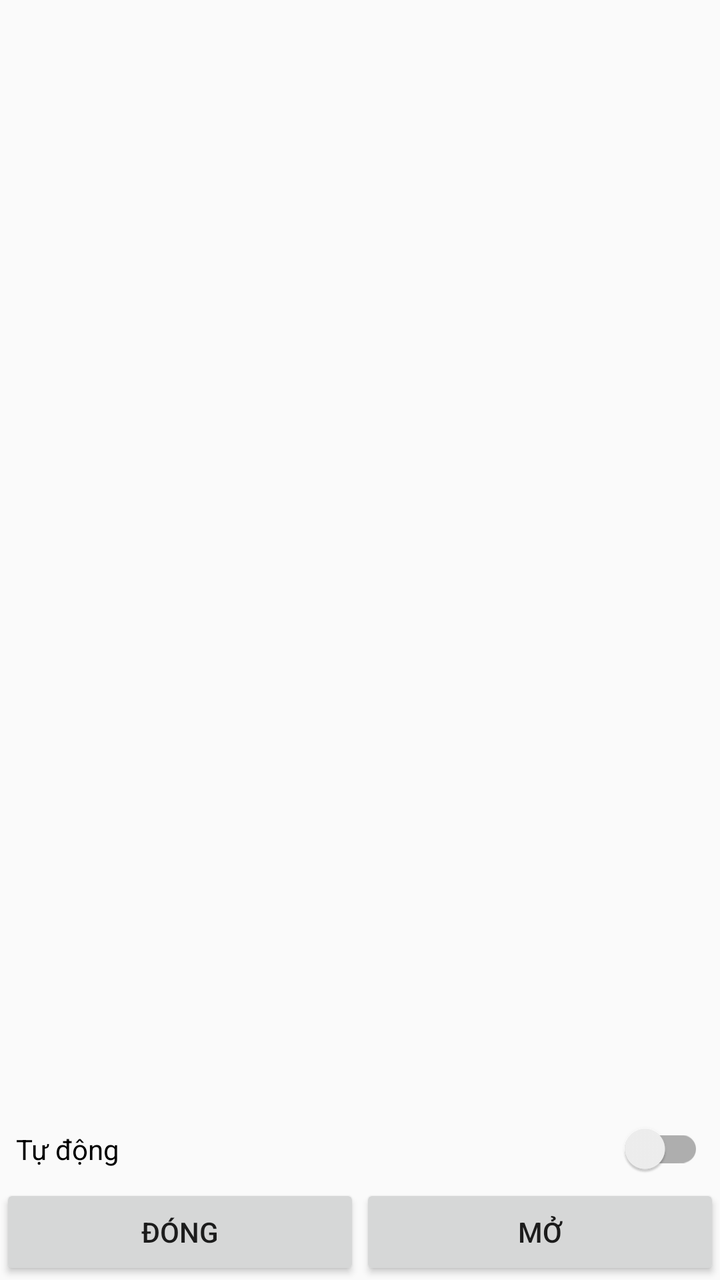
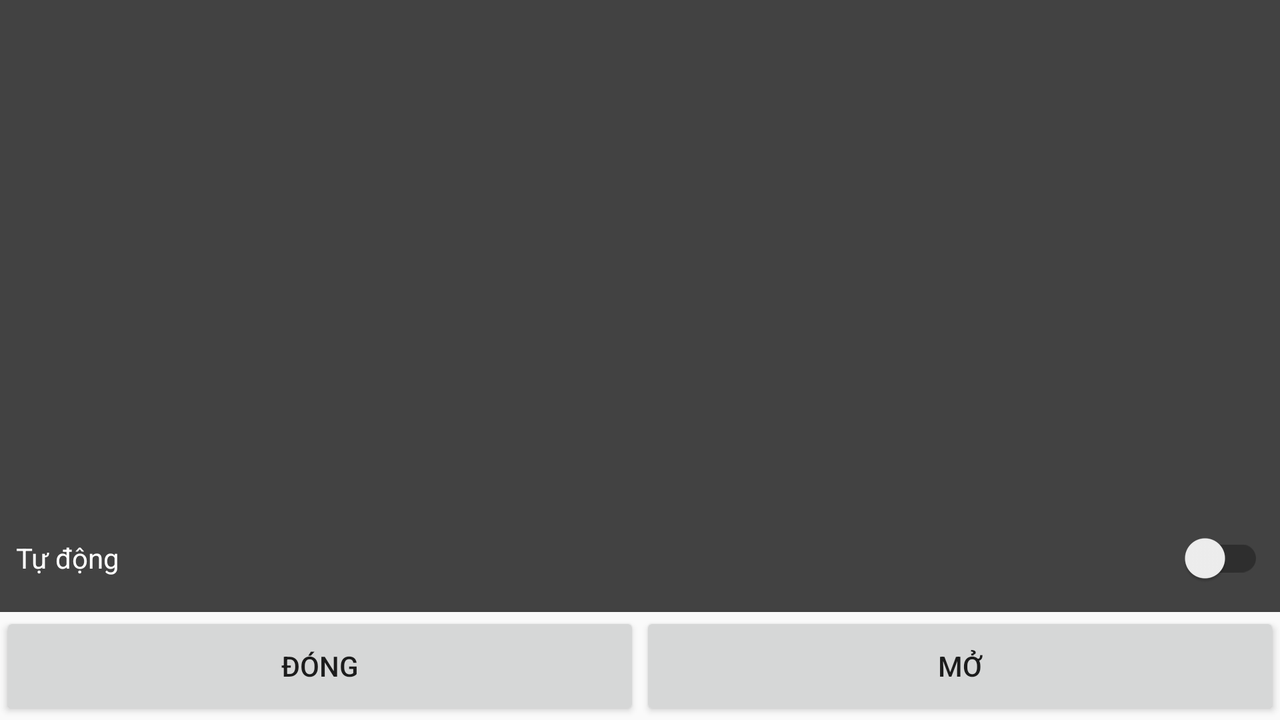

One screen, two layout resources from the same app: the default and the repository's alternative for another configuration. Each is rendered where Android would select it; the XML of both is given below.
<!-- AndroidManifest.xml: application theme AppTheme -->
<!-- res/layout/activity_door_control.xml -->
<?xml version="1.0" encoding="utf-8"?>
<RelativeLayout xmlns:android="http://schemas.android.com/apk/res/android"
    android:layout_width="match_parent"
    android:layout_height="match_parent"
    android:orientation="vertical"
    android:weightSum="1">

    <ImageView
        android:layout_width="match_parent"
        android:layout_height="match_parent"
        android:layout_alignParentTop="true"
        android:layout_alignTop="@+id/control"
        android:clickable="true"
        android:foreground="?attr/selectableItemBackground" />

    <LinearLayout
        android:id="@+id/control"
        android:layout_width="match_parent"
        android:layout_height="wrap_content"
        android:layout_alignParentBottom="true"
        android:layout_gravity="center_horizontal"
        android:orientation="vertical">

        <android.support.v7.widget.SwitchCompat
            android:id="@+id/swAuto"
            android:layout_width="match_parent"
            android:layout_height="wrap_content"
            android:padding="8dp"
            android:text="@string/t_ng" />

        <LinearLayout
            android:layout_width="match_parent"
            android:layout_height="wrap_content"
            android:orientation="horizontal"
            android:weightSum="1">

            <android.support.v7.widget.AppCompatButton
                android:id="@+id/btnCloseDoor"
                android:layout_width="wrap_content"
                android:layout_height="match_parent"
                android:layout_weight="0.5"
                android:text="@string/ng" />

            <android.support.v7.widget.AppCompatButton
                android:id="@+id/btnOpenDoor"
                android:layout_width="wrap_content"
                android:layout_height="match_parent"
                android:layout_weight="0.5"
                android:text="@string/m" />
        </LinearLayout>
    </LinearLayout>

</RelativeLayout>
<!-- resources referenced by this layout -->
<resources>
  <string name="m">Mở</string>
  <string name="ng">Đóng</string>
  <string name="t_ng">Tự động</string>
  <style name="AppTheme" parent="Theme.AppCompat.Light.DarkActionBar" />
</resources>
<!-- res/layout-land/activity_door_control.xml (the repository's variant of the layout above) -->
<!-- drawn on the phone turned sideways -->
<?xml version="1.0" encoding="utf-8"?>
<LinearLayout xmlns:android="http://schemas.android.com/apk/res/android"
    xmlns:tools="http://schemas.android.com/tools"
    android:layout_width="match_parent"
    android:layout_height="match_parent"
    android:orientation="vertical"
    android:weightSum="1"
    tools:context="com.example.tranleduy.aahome.DoorControlActivity">

    <LinearLayout
        android:layout_width="match_parent"
        android:layout_height="0dp"
        android:layout_weight="0.7"
        android:background="@color/colorPrimary"
        android:gravity="center">

        <ImageView
            android:layout_width="128dp"
            android:layout_height="128dp"
            android:src="@drawable/ic_door" />
    </LinearLayout>

    <LinearLayout
        android:layout_width="match_parent"
        android:layout_height="0dp"
        android:layout_gravity="center_horizontal"
        android:layout_weight="0.3"
        android:orientation="vertical"
        android:weightSum="4">

        <android.support.v7.widget.SwitchCompat
            android:id="@+id/swAuto"
            android:layout_width="match_parent"
            android:layout_height="0dp"
            android:layout_weight="2"
            android:background="@color/colorPrimary"
            android:padding="8dp"
            android:text="Tự động"
            android:textColor="@color/colorWhite" />

        <LinearLayout
            android:layout_width="match_parent"
            android:layout_height="0dp"
            android:layout_weight="2"
            android:orientation="horizontal"
            android:weightSum="1">

            <android.support.v7.widget.AppCompatButton
                android:id="@+id/btnCloseDoor"
                android:layout_width="0dp"
                android:layout_height="match_parent"
                android:layout_weight="0.5"
                android:text="Đóng" />

            <android.support.v7.widget.AppCompatButton
                android:id="@+id/btnOpenDoor"
                android:layout_width="0dp"
                android:layout_height="match_parent"
                android:layout_weight="0.5"
                android:text="Mở" />
        </LinearLayout>
    </LinearLayout>

</LinearLayout>
<!-- resources referenced by the variant -->
<!-- as the phone turned sideways resolves them -->
<resources>
  <color name="colorPrimary">#ff424242</color>
  <color name="colorWhite">#FFFFFF</color>
  <style name="AppTheme" parent="Theme.AppCompat.Light.DarkActionBar" />
</resources>
